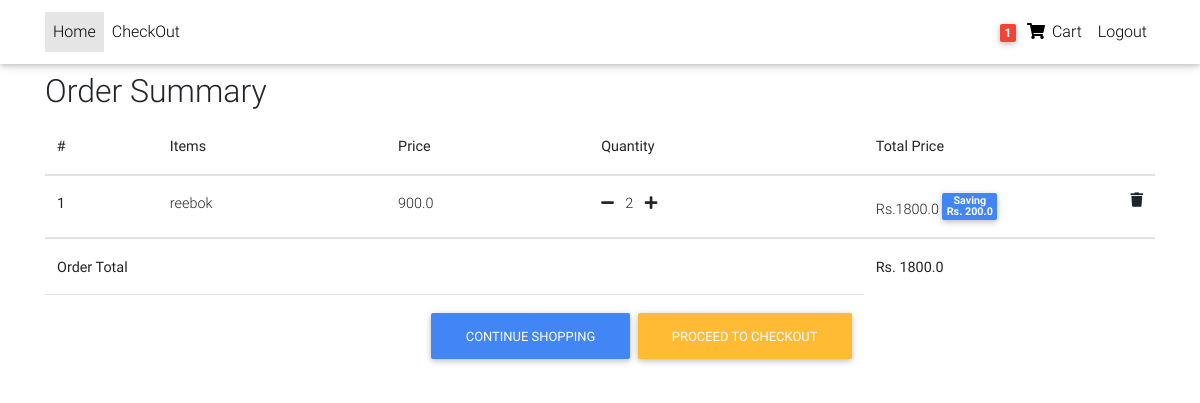
Before: /order-summary/ (signed in) with the older database file.
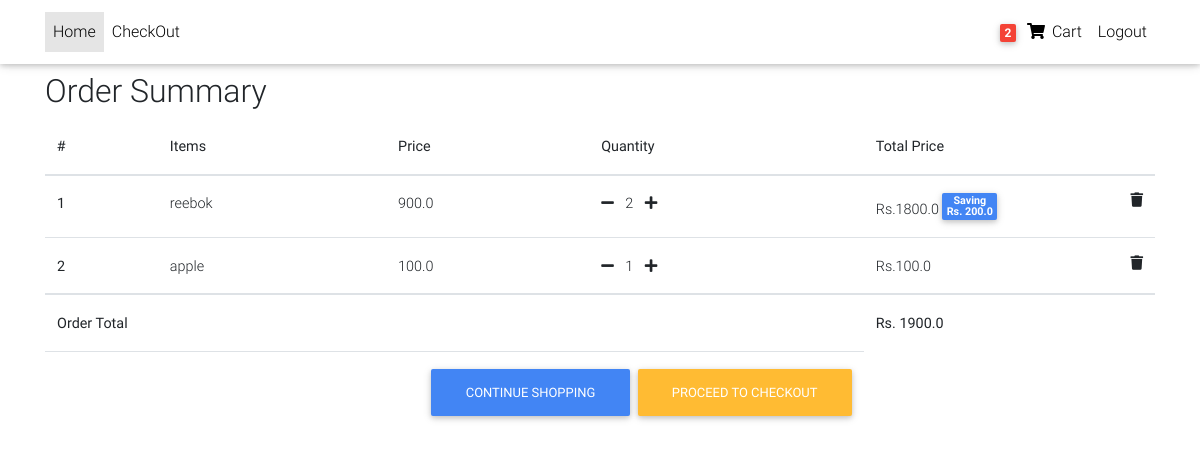
After: the same page with the newer database file.
### core/models.py (models this page shows, shortened)
class Order(models.Model):
    user = models.ForeignKey(settings.AUTH_USER_MODEL,on_delete=models.CASCADE)
    items=models.ManyToManyField(OrderItems)
    start_date=models.DateTimeField(auto_now_add=True)
    order_date=models.DateTimeField()
    ordered=models.BooleanField(default=False)
    billing_address=models.ForeignKey('BillingAddress',on_delete=models.SET_NULL,blank=True,null=True)
    def get_total(self):
        total=0
        for order_item in self.items.all():
            total += order_item.get_final_price()
        return total

class OrderItems(models.Model):
    user = models.ForeignKey(settings.AUTH_USER_MODEL,on_delete=models.CASCADE,blank=True,null=True)
    item=models.ForeignKey(Items,on_delete=models.CASCADE)
    quantity=models.IntegerField(default=1)
    ordered=models.BooleanField(default=False)
    def get_total_amount_price(self):
        return self.quantity * self.item.price
    def get_total_discounted_price(self):
        return self.quantity * self.item.discount_price
    def saved_price(self):
        return self.get_total_amount_price() - self.get_total_discounted_price()
    def get_final_price(self):
        if(self.item.discount_price):
            return self.get_total_discounted_price()
        else:
          return self.get_total_amount_price()

class Items(models.Model):
    title=models.CharField(max_length=100);
    price=models.FloatField();
    discount_price=models.FloatField(blank=True,null=True);
    category=models.CharField(choices=CATEGRIES_CHOICES,max_length=2);
    label=models.CharField(choices=LABEL_CHOICES,max_length=1);
    slug=models.SlugField();
    description=models.TextField(default="Latest new tecnology");

### core/views.py (the view)
# urls.py: path('order-summary/',OrderSummaryView.as_view(),name='order-summary'),
class OrderSummaryView(LoginRequiredMixin,View):
    def get(self,*args,**kwargs):
        try:
            order=Order.objects.get(user=self.request.user , ordered=False)
            context={
                'object':order
            }
            return render(self.request,'order_summary.html',context)
        except ObjectDoesNotExist :
            messages.error(self.request,"You do not have an active order")
            return redirect("/")

### core/templatetags/cart_template_tags.py (called while the page is built)
@register.filter
def cart_item_count(user):
    if user.is_authenticated:
        qs=Order.objects.filter(user=user,ordered=False)
        if(qs.exists()):
            return qs[0].items.count()
    return 0

### templates/order_summary.html (shortened to what this page needs)
{% load static %}
{% include "base.html" %}
{% block content %}
<main>
  <div class="container">
    <div class="table-responsive">
      <h2>Order Summary</h2>
      <table class="table">
        <thead>
          <tr>
            <th scope="col">#</th>
            <th scope="col">Items</th>
            <th scope="col">Price</th>
            <th scope="col">Quantity</th>
            <th scope="col">Total Price</th>
          </tr>
        </thead>
        <tbody>
          {% for order_item in object.items.all %}
          <tr>
            <th scope="row">{{ forloop.counter }}</th>
            <td>{{ order_item.item.title }}</td>
            {% if order_item.item.discount_price %}
            <td>{{ order_item.item.discount_price }}</td>
            {% else %}
            <td>{{ order_item.item.price }}</td>
            {% endif %}
            <td><a href="{% url 'core:remove-single-item-from-cart' order_item.item.slug %}"><i
                  class="fas fa-minus mr-2"></i></a>
              {{ order_item.quantity }}
              <a href="{% url 'core:add-to-cart' order_item.item.slug %}"><i
                  class="fas fa-plus ml-2"></i></a>
            </td>
            <td>
              {% if order_item.item.discount_price %}
              Rs.{{ order_item.get_total_discounted_price }}
              <span class="badge badge-primary">Saving <br> Rs. {{ order_item.saved_price }}</span>
              {% else %}
              Rs.{{ order_item.get_total_amount_price }}
              {% endif %}
              <a href="{% url 'core:remove-from-cart' order_item.item.slug %}"><i
                class="fas fa-trash float-right"></i></a>
            </td>
          </tr>
          {% endfor %}
        </tbody>
        {% if object.get_total %}
        <tr>
          <td colspan="4"><b>Order Total</b></td>
          <td><b>Rs. {{ object.get_total }}</b></td>
        </tr>
        <tr>
          <td colspan="4">
            <a class="btn btn-warning float-right ml-2" href="{% url 'core:checkout' %}">Proceed to Checkout</a>
            <a class="btn btn-primary float-right" href="/">Continue Shopping</a>
          </td>
        </tr>
        {% endif %}
      </table>
    </div>
  </div>
</main>
{% endblock content %}

### templates/base.html (shortened to what this page needs)
{% load static %}
<!DOCTYPE html>
<html lang="en">
<head>
  <link rel="stylesheet" href="https://use.fontawesome.com/releases/v5.8.1/css/all.css">
  <link href="{% static 'css/bootstrap.min.css' %}" rel="stylesheet">
  <link href="{% static 'css/mdb.min.css' %}" rel="stylesheet">
  <link href="{% static 'css/style.min.css' %}" rel="stylesheet">
</head>
{% include "navbar.html" %}
<body>
    <div class="mt-5 pt-4">
    </div>
</body>
</html>

### templates/navbar.html (shortened to what this page needs)
{% load cart_template_tags %}
<nav class="navbar fixed-top navbar-expand-lg navbar-light white scrolling-navbar">
    <div class="container">
        <div class="collapse navbar-collapse" id="navbarSupportedContent">
            <ul class="navbar-nav mr-auto">
                <li class="nav-item active">
                    <a class="nav-link waves-effect" href="/">Home
                    </a>
                </li>
                <li class="nav-item">
                    <a class="nav-link waves-effect" href="checkout/" target="_blank">CheckOut </a>
                </li>
            </ul>
            <ul class="navbar-nav nav-flex-icons">
                {% if request.user.is_authenticated %}
                <li class="nav-item">
                    <a href="{% url 'core:order-summary' %}" class="nav-link waves-effect">
                        <span class="badge red z-depth-1 mr-1"> {{ request.user|cart_item_count }} </span>
                        <i class="fas fa-shopping-cart"></i>
                        <span class="clearfix d-none d-sm-inline-block"> Cart </span>
                    </a>
                </li>
                <li class="nav-item">
                    <a class="nav-link waves-effect" href="{% url 'account_logout' %}">
                        <span class="clearfix d-none d-sm-inline-block"> Logout </span>
                    </a>
                </li>
                {% endif %}
            </ul>
        </div>
    </div>
</nav>

### templates/scripts.html (shortened to what this page needs)
{% load static %}

### templates/base.html (style rules this page uses)
html, body, header, .carousel { height: 60vh; }

Changed rows visible on the page:
added OrderItems: item "apple", item.price "100.0", quantity "1", get_total_amount_price "100.0"
computed for Order: get_total "1800.0" → "1900.0"
Other visible differences:
{{ request.user|cart_item_count }}: "1" → "2"
